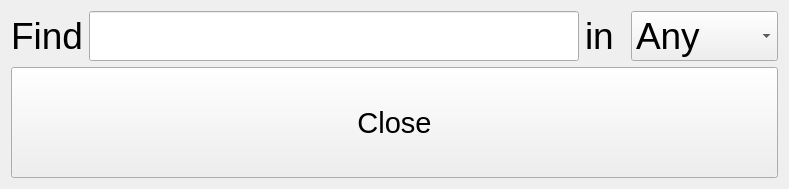
<?xml version="1.0" encoding="UTF-8"?>
<ui version="4.0">
 <class>Find</class>
 <widget class="QWidget" name="Find">
  <property name="geometry">
   <rect>
    <x>0</x>
    <y>0</y>
    <width>789</width>
    <height>189</height>
   </rect>
  </property>
  <property name="sizePolicy">
   <sizepolicy hsizetype="Fixed" vsizetype="Fixed">
    <horstretch>0</horstretch>
    <verstretch>0</verstretch>
   </sizepolicy>
  </property>
  <property name="windowTitle">
   <string>Find</string>
  </property>
  <layout class="QVBoxLayout" name="verticalLayout">
   <item>
    <layout class="QGridLayout" name="gridLayout">
     <item row="1" column="0">
      <layout class="QHBoxLayout" name="horizontalLayout">
       <item>
        <widget class="QPushButton" name="closeButton">
         <property name="sizePolicy">
          <sizepolicy hsizetype="Minimum" vsizetype="Minimum">
           <horstretch>0</horstretch>
           <verstretch>0</verstretch>
          </sizepolicy>
         </property>
         <property name="font">
          <font>
           <pointsize>22</pointsize>
          </font>
         </property>
         <property name="text">
          <string>Close</string>
         </property>
        </widget>
       </item>
      </layout>
     </item>
     <item row="0" column="0">
      <layout class="QHBoxLayout" name="horizontalLayout_2">
       <item>
        <widget class="QLabel" name="constLabelIFIND">
         <property name="font">
          <font>
           <pointsize>28</pointsize>
          </font>
         </property>
         <property name="text">
          <string>Find</string>
         </property>
        </widget>
       </item>
       <item>
        <widget class="QLineEdit" name="lineEdit">
         <property name="font">
          <font>
           <pointsize>28</pointsize>
          </font>
         </property>
        </widget>
       </item>
       <item>
        <widget class="QLabel" name="constLabelINCOLUMN">
         <property name="font">
          <font>
           <pointsize>28</pointsize>
          </font>
         </property>
         <property name="text">
          <string>in </string>
         </property>
        </widget>
       </item>
       <item>
        <widget class="QComboBox" name="columnBox">
         <property name="font">
          <font>
           <pointsize>28</pointsize>
          </font>
         </property>
         <item>
          <property name="text">
           <string>Any</string>
          </property>
         </item>
         <item>
          <property name="text">
           <string>ID</string>
          </property>
         </item>
         <item>
          <property name="text">
           <string>Name</string>
          </property>
         </item>
         <item>
          <property name="text">
           <string>Type</string>
          </property>
         </item>
         <item>
          <property name="text">
           <string>Mark</string>
          </property>
         </item>
         <item>
          <property name="text">
           <string>Length</string>
          </property>
         </item>
         <item>
          <property name="text">
           <string>Width</string>
          </property>
         </item>
         <item>
          <property name="text">
           <string>Weight</string>
          </property>
         </item>
         <item>
          <property name="text">
           <string>Fittings</string>
          </property>
         </item>
         <item>
          <property name="text">
           <string>Date</string>
          </property>
         </item>
        </widget>
       </item>
      </layout>
     </item>
    </layout>
   </item>
  </layout>
 </widget>
 <resources/>
 <connections/>
</ui>
